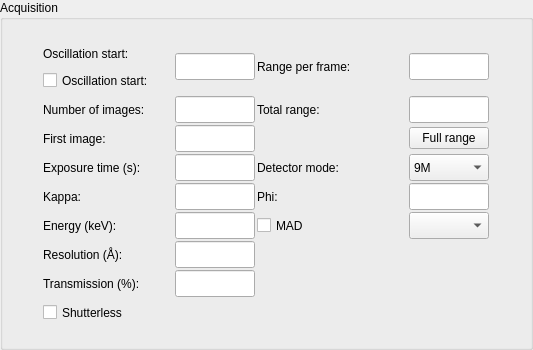
<?xml version="1.0" encoding="UTF-8"?>
<ui version="4.0">
 <class>AcquisitionWidgetVerticalLayout</class>
 <widget class="QWidget" name="AcquisitionWidgetVerticalLayout">
  <property name="geometry">
   <rect>
    <x>0</x>
    <y>0</y>
    <width>533</width>
    <height>350</height>
   </rect>
  </property>
  <property name="sizePolicy">
   <sizepolicy hsizetype="Preferred" vsizetype="Preferred">
    <horstretch>0</horstretch>
    <verstretch>0</verstretch>
   </sizepolicy>
  </property>
  <property name="maximumSize">
   <size>
    <width>32767</width>
    <height>32767</height>
   </size>
  </property>
  <property name="windowTitle">
   <string>Acquisition widget</string>
  </property>
  <layout class="QGridLayout" name="gridLayout">
   <property name="margin">
    <number>0</number>
   </property>
   <item row="0" column="0">
    <widget class="QGroupBox" name="acq_gbox">
     <property name="sizePolicy">
      <sizepolicy hsizetype="Preferred" vsizetype="Fixed">
       <horstretch>0</horstretch>
       <verstretch>0</verstretch>
      </sizepolicy>
     </property>
     <property name="maximumSize">
      <size>
       <width>32767</width>
       <height>32767</height>
      </size>
     </property>
     <property name="title">
      <string>Acquisition</string>
     </property>
     <layout class="QGridLayout" name="gridLayout_2">
      <property name="margin">
       <number>2</number>
      </property>
      <property name="spacing">
       <number>2</number>
      </property>
      <item row="0" column="0">
       <layout class="QGridLayout" name="gridLayout_3">
        <property name="leftMargin">
         <number>0</number>
        </property>
        <property name="topMargin">
         <number>0</number>
        </property>
        <property name="spacing">
         <number>2</number>
        </property>
        <item row="4" column="0">
         <widget class="QLabel" name="kappa_label">
          <property name="minimumSize">
           <size>
            <width>0</width>
            <height>27</height>
           </size>
          </property>
          <property name="maximumSize">
           <size>
            <width>16777215</width>
            <height>27</height>
           </size>
          </property>
          <property name="text">
           <string>Kappa:</string>
          </property>
          <property name="wordWrap">
           <bool>false</bool>
          </property>
         </widget>
        </item>
        <item row="3" column="1">
         <widget class="QLineEdit" name="exp_time_ledit">
          <property name="minimumSize">
           <size>
            <width>80</width>
            <height>27</height>
           </size>
          </property>
          <property name="maximumSize">
           <size>
            <width>80</width>
            <height>27</height>
           </size>
          </property>
         </widget>
        </item>
        <item row="0" column="0">
         <layout class="QVBoxLayout" name="verticalLayout">
          <property name="spacing">
           <number>0</number>
          </property>
          <property name="leftMargin">
           <number>0</number>
          </property>
          <property name="topMargin">
           <number>0</number>
          </property>
          <item>
           <widget class="QLabel" name="osc_start_label">
            <property name="minimumSize">
             <size>
              <width>0</width>
              <height>27</height>
             </size>
            </property>
            <property name="maximumSize">
             <size>
              <width>16777215</width>
              <height>27</height>
             </size>
            </property>
            <property name="text">
             <string>Oscillation start:</string>
            </property>
           </widget>
          </item>
          <item>
           <widget class="QCheckBox" name="osc_start_cbox">
            <property name="sizePolicy">
             <sizepolicy hsizetype="Preferred" vsizetype="Preferred">
              <horstretch>0</horstretch>
              <verstretch>0</verstretch>
             </sizepolicy>
            </property>
            <property name="minimumSize">
             <size>
              <width>0</width>
              <height>27</height>
             </size>
            </property>
            <property name="maximumSize">
             <size>
              <width>130</width>
              <height>27</height>
             </size>
            </property>
            <property name="text">
             <string>Oscillation start:</string>
            </property>
           </widget>
          </item>
         </layout>
        </item>
        <item row="6" column="1">
         <widget class="QLineEdit" name="resolution_ledit">
          <property name="minimumSize">
           <size>
            <width>80</width>
            <height>27</height>
           </size>
          </property>
          <property name="maximumSize">
           <size>
            <width>80</width>
            <height>27</height>
           </size>
          </property>
         </widget>
        </item>
        <item row="7" column="1">
         <widget class="QLineEdit" name="transmission_ledit">
          <property name="minimumSize">
           <size>
            <width>80</width>
            <height>27</height>
           </size>
          </property>
          <property name="maximumSize">
           <size>
            <width>80</width>
            <height>27</height>
           </size>
          </property>
         </widget>
        </item>
        <item row="0" column="2">
         <widget class="QLabel" name="osc_range_label">
          <property name="minimumSize">
           <size>
            <width>0</width>
            <height>27</height>
           </size>
          </property>
          <property name="maximumSize">
           <size>
            <width>150</width>
            <height>27</height>
           </size>
          </property>
          <property name="text">
           <string>Range per frame:</string>
          </property>
          <property name="wordWrap">
           <bool>false</bool>
          </property>
         </widget>
        </item>
        <item row="8" column="0">
         <widget class="QCheckBox" name="shutterless_cbx">
          <property name="minimumSize">
           <size>
            <width>0</width>
            <height>27</height>
           </size>
          </property>
          <property name="maximumSize">
           <size>
            <width>16777215</width>
            <height>27</height>
           </size>
          </property>
          <property name="text">
           <string>Shutterless</string>
          </property>
         </widget>
        </item>
        <item row="6" column="0">
         <widget class="QLabel" name="resolution_label">
          <property name="minimumSize">
           <size>
            <width>0</width>
            <height>27</height>
           </size>
          </property>
          <property name="maximumSize">
           <size>
            <width>16777215</width>
            <height>27</height>
           </size>
          </property>
          <property name="text">
           <string>Resolution (Å):</string>
          </property>
          <property name="wordWrap">
           <bool>false</bool>
          </property>
         </widget>
        </item>
        <item row="2" column="1">
         <widget class="QLineEdit" name="first_image_ledit">
          <property name="sizePolicy">
           <sizepolicy hsizetype="Expanding" vsizetype="Preferred">
            <horstretch>0</horstretch>
            <verstretch>0</verstretch>
           </sizepolicy>
          </property>
          <property name="minimumSize">
           <size>
            <width>80</width>
            <height>27</height>
           </size>
          </property>
          <property name="maximumSize">
           <size>
            <width>80</width>
            <height>27</height>
           </size>
          </property>
         </widget>
        </item>
        <item row="2" column="0">
         <widget class="QLabel" name="first_iamge_label">
          <property name="minimumSize">
           <size>
            <width>0</width>
            <height>27</height>
           </size>
          </property>
          <property name="maximumSize">
           <size>
            <width>16777215</width>
            <height>27</height>
           </size>
          </property>
          <property name="text">
           <string>First image:</string>
          </property>
          <property name="wordWrap">
           <bool>false</bool>
          </property>
         </widget>
        </item>
        <item row="0" column="1">
         <widget class="QLineEdit" name="osc_start_ledit">
          <property name="enabled">
           <bool>true</bool>
          </property>
          <property name="minimumSize">
           <size>
            <width>80</width>
            <height>27</height>
           </size>
          </property>
          <property name="maximumSize">
           <size>
            <width>80</width>
            <height>27</height>
           </size>
          </property>
         </widget>
        </item>
        <item row="1" column="2">
         <widget class="QLabel" name="osc_total_range_label">
          <property name="minimumSize">
           <size>
            <width>0</width>
            <height>27</height>
           </size>
          </property>
          <property name="maximumSize">
           <size>
            <width>150</width>
            <height>27</height>
           </size>
          </property>
          <property name="text">
           <string>Total range:</string>
          </property>
         </widget>
        </item>
        <item row="1" column="1">
         <widget class="QLineEdit" name="num_images_ledit">
          <property name="minimumSize">
           <size>
            <width>80</width>
            <height>27</height>
           </size>
          </property>
          <property name="maximumSize">
           <size>
            <width>80</width>
            <height>27</height>
           </size>
          </property>
         </widget>
        </item>
        <item row="4" column="1">
         <widget class="QLineEdit" name="kappa_ledit">
          <property name="minimumSize">
           <size>
            <width>80</width>
            <height>27</height>
           </size>
          </property>
          <property name="maximumSize">
           <size>
            <width>80</width>
            <height>27</height>
           </size>
          </property>
         </widget>
        </item>
        <item row="5" column="0">
         <widget class="QLabel" name="energy_label">
          <property name="minimumSize">
           <size>
            <width>0</width>
            <height>27</height>
           </size>
          </property>
          <property name="maximumSize">
           <size>
            <width>16777215</width>
            <height>27</height>
           </size>
          </property>
          <property name="text">
           <string>Energy (keV):</string>
          </property>
          <property name="wordWrap">
           <bool>false</bool>
          </property>
         </widget>
        </item>
        <item row="7" column="0">
         <widget class="QLabel" name="transmission_label">
          <property name="sizePolicy">
           <sizepolicy hsizetype="Preferred" vsizetype="Preferred">
            <horstretch>0</horstretch>
            <verstretch>0</verstretch>
           </sizepolicy>
          </property>
          <property name="minimumSize">
           <size>
            <width>0</width>
            <height>27</height>
           </size>
          </property>
          <property name="maximumSize">
           <size>
            <width>16777215</width>
            <height>27</height>
           </size>
          </property>
          <property name="text">
           <string>Transmission (%):</string>
          </property>
          <property name="wordWrap">
           <bool>false</bool>
          </property>
         </widget>
        </item>
        <item row="5" column="1">
         <widget class="QLineEdit" name="energy_ledit">
          <property name="minimumSize">
           <size>
            <width>80</width>
            <height>27</height>
           </size>
          </property>
          <property name="maximumSize">
           <size>
            <width>80</width>
            <height>27</height>
           </size>
          </property>
         </widget>
        </item>
        <item row="3" column="0">
         <widget class="QLabel" name="exp_time_label">
          <property name="minimumSize">
           <size>
            <width>0</width>
            <height>27</height>
           </size>
          </property>
          <property name="maximumSize">
           <size>
            <width>16777215</width>
            <height>27</height>
           </size>
          </property>
          <property name="text">
           <string>Exposure time (s):</string>
          </property>
          <property name="wordWrap">
           <bool>false</bool>
          </property>
         </widget>
        </item>
        <item row="1" column="0">
         <widget class="QLabel" name="num_images_label">
          <property name="minimumSize">
           <size>
            <width>0</width>
            <height>27</height>
           </size>
          </property>
          <property name="maximumSize">
           <size>
            <width>16777215</width>
            <height>27</height>
           </size>
          </property>
          <property name="acceptDrops">
           <bool>true</bool>
          </property>
          <property name="text">
           <string>Number of images:</string>
          </property>
          <property name="wordWrap">
           <bool>false</bool>
          </property>
         </widget>
        </item>
        <item row="0" column="3">
         <widget class="QLineEdit" name="osc_range_ledit">
          <property name="minimumSize">
           <size>
            <width>80</width>
            <height>27</height>
           </size>
          </property>
          <property name="maximumSize">
           <size>
            <width>80</width>
            <height>27</height>
           </size>
          </property>
         </widget>
        </item>
        <item row="1" column="3">
         <widget class="QLineEdit" name="osc_total_range_ledit">
          <property name="sizePolicy">
           <sizepolicy hsizetype="Fixed" vsizetype="Fixed">
            <horstretch>0</horstretch>
            <verstretch>0</verstretch>
           </sizepolicy>
          </property>
          <property name="minimumSize">
           <size>
            <width>80</width>
            <height>27</height>
           </size>
          </property>
          <property name="maximumSize">
           <size>
            <width>80</width>
            <height>27</height>
           </size>
          </property>
         </widget>
        </item>
        <item row="3" column="2">
         <widget class="QLabel" name="detector_roi_mode_label">
          <property name="enabled">
           <bool>true</bool>
          </property>
          <property name="sizePolicy">
           <sizepolicy hsizetype="Fixed" vsizetype="Preferred">
            <horstretch>0</horstretch>
            <verstretch>0</verstretch>
           </sizepolicy>
          </property>
          <property name="minimumSize">
           <size>
            <width>0</width>
            <height>27</height>
           </size>
          </property>
          <property name="maximumSize">
           <size>
            <width>150</width>
            <height>27</height>
           </size>
          </property>
          <property name="text">
           <string>Detector mode:</string>
          </property>
          <property name="wordWrap">
           <bool>false</bool>
          </property>
         </widget>
        </item>
        <item row="2" column="3">
         <widget class="QPushButton" name="set_max_osc_range_button">
          <property name="sizePolicy">
           <sizepolicy hsizetype="Fixed" vsizetype="Fixed">
            <horstretch>0</horstretch>
            <verstretch>0</verstretch>
           </sizepolicy>
          </property>
          <property name="minimumSize">
           <size>
            <width>80</width>
            <height>0</height>
           </size>
          </property>
          <property name="maximumSize">
           <size>
            <width>80</width>
            <height>16777215</height>
           </size>
          </property>
          <property name="toolTip">
           <string>Set maximum allowed oscillation range</string>
          </property>
          <property name="text">
           <string>Full range</string>
          </property>
         </widget>
        </item>
        <item row="3" column="3">
         <widget class="QComboBox" name="detector_roi_mode_combo">
          <property name="enabled">
           <bool>true</bool>
          </property>
          <property name="minimumSize">
           <size>
            <width>80</width>
            <height>27</height>
           </size>
          </property>
          <property name="maximumSize">
           <size>
            <width>80</width>
            <height>27</height>
           </size>
          </property>
          <property name="toolTip">
           <string>Select necesaary detector mode</string>
          </property>
          <item>
           <property name="text">
            <string>9M</string>
           </property>
          </item>
          <item>
           <property name="text">
            <string>4M</string>
           </property>
          </item>
         </widget>
        </item>
        <item row="4" column="3">
         <widget class="QLineEdit" name="kappa_phi_ledit">
          <property name="minimumSize">
           <size>
            <width>80</width>
            <height>27</height>
           </size>
          </property>
          <property name="maximumSize">
           <size>
            <width>80</width>
            <height>27</height>
           </size>
          </property>
         </widget>
        </item>
        <item row="4" column="2">
         <widget class="QLabel" name="kappa_phi_label">
          <property name="minimumSize">
           <size>
            <width>0</width>
            <height>27</height>
           </size>
          </property>
          <property name="maximumSize">
           <size>
            <width>150</width>
            <height>27</height>
           </size>
          </property>
          <property name="text">
           <string>Phi:</string>
          </property>
          <property name="wordWrap">
           <bool>false</bool>
          </property>
         </widget>
        </item>
        <item row="5" column="2">
         <widget class="QCheckBox" name="mad_cbox">
          <property name="minimumSize">
           <size>
            <width>0</width>
            <height>27</height>
           </size>
          </property>
          <property name="maximumSize">
           <size>
            <width>150</width>
            <height>27</height>
           </size>
          </property>
          <property name="toolTip">
           <string>Check to use energies from energy scan</string>
          </property>
          <property name="text">
           <string>MAD</string>
          </property>
         </widget>
        </item>
        <item row="5" column="3">
         <widget class="QComboBox" name="energies_combo">
          <property name="minimumSize">
           <size>
            <width>80</width>
            <height>27</height>
           </size>
          </property>
          <property name="maximumSize">
           <size>
            <width>80</width>
            <height>27</height>
           </size>
          </property>
          <property name="toolTip">
           <string>Check to use energies from energy scan</string>
          </property>
         </widget>
        </item>
       </layout>
      </item>
     </layout>
    </widget>
   </item>
  </layout>
 </widget>
 <layoutdefault spacing="6" margin="11"/>
 <pixmapfunction>qPixmapFromMimeSource</pixmapfunction>
 <resources/>
 <connections/>
</ui>
